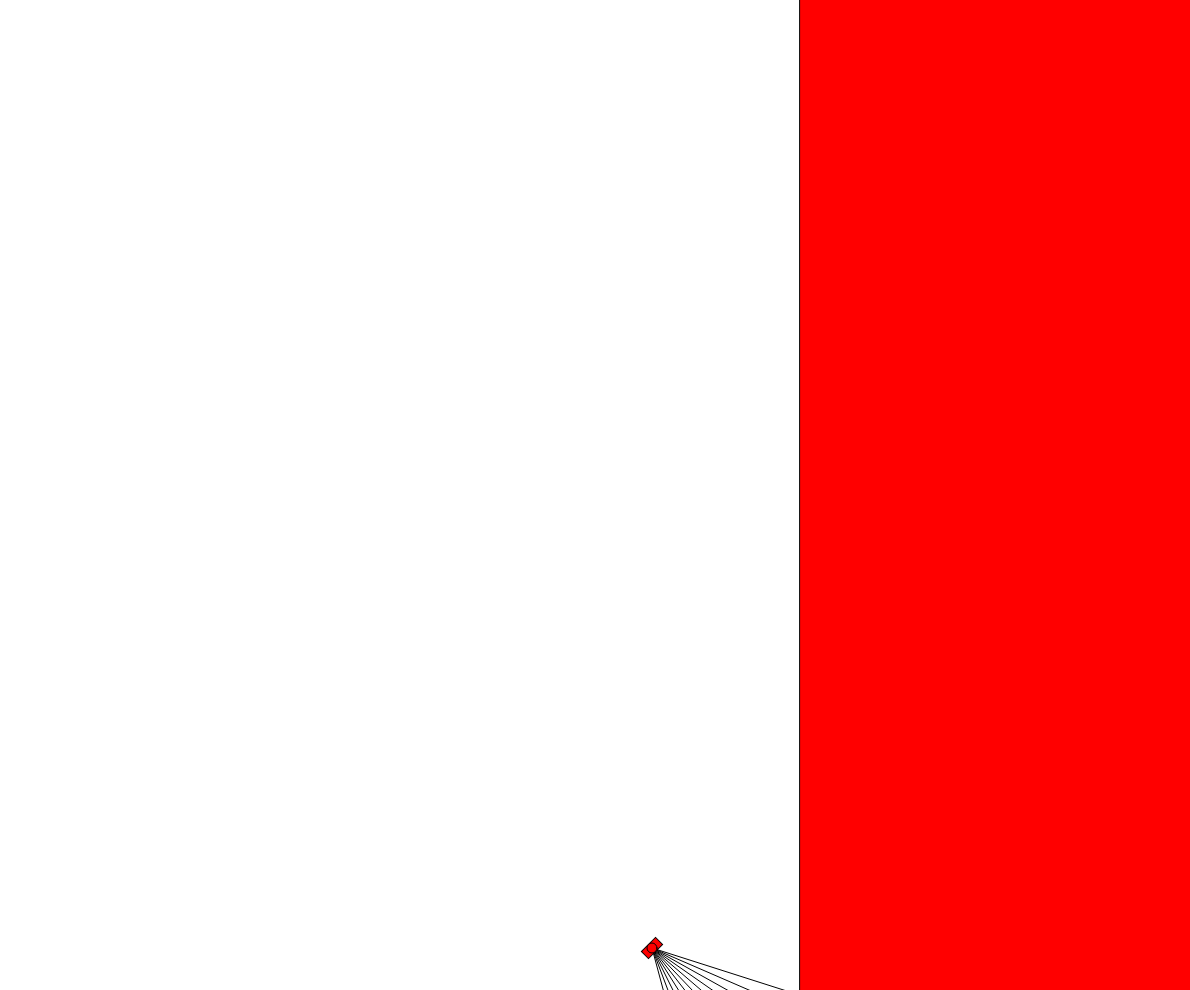
Frame 1 (no input)
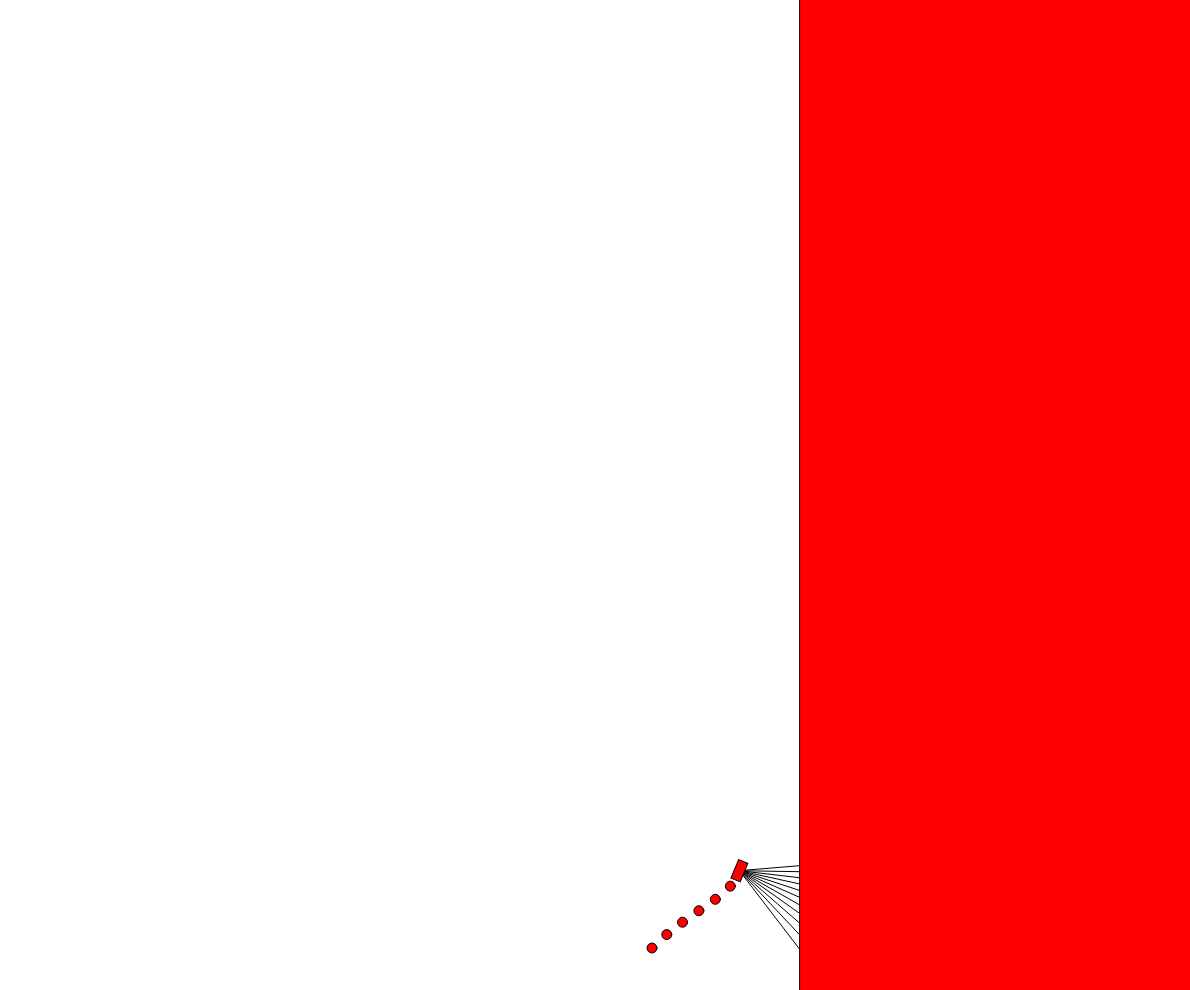
Frame 60 (no input)
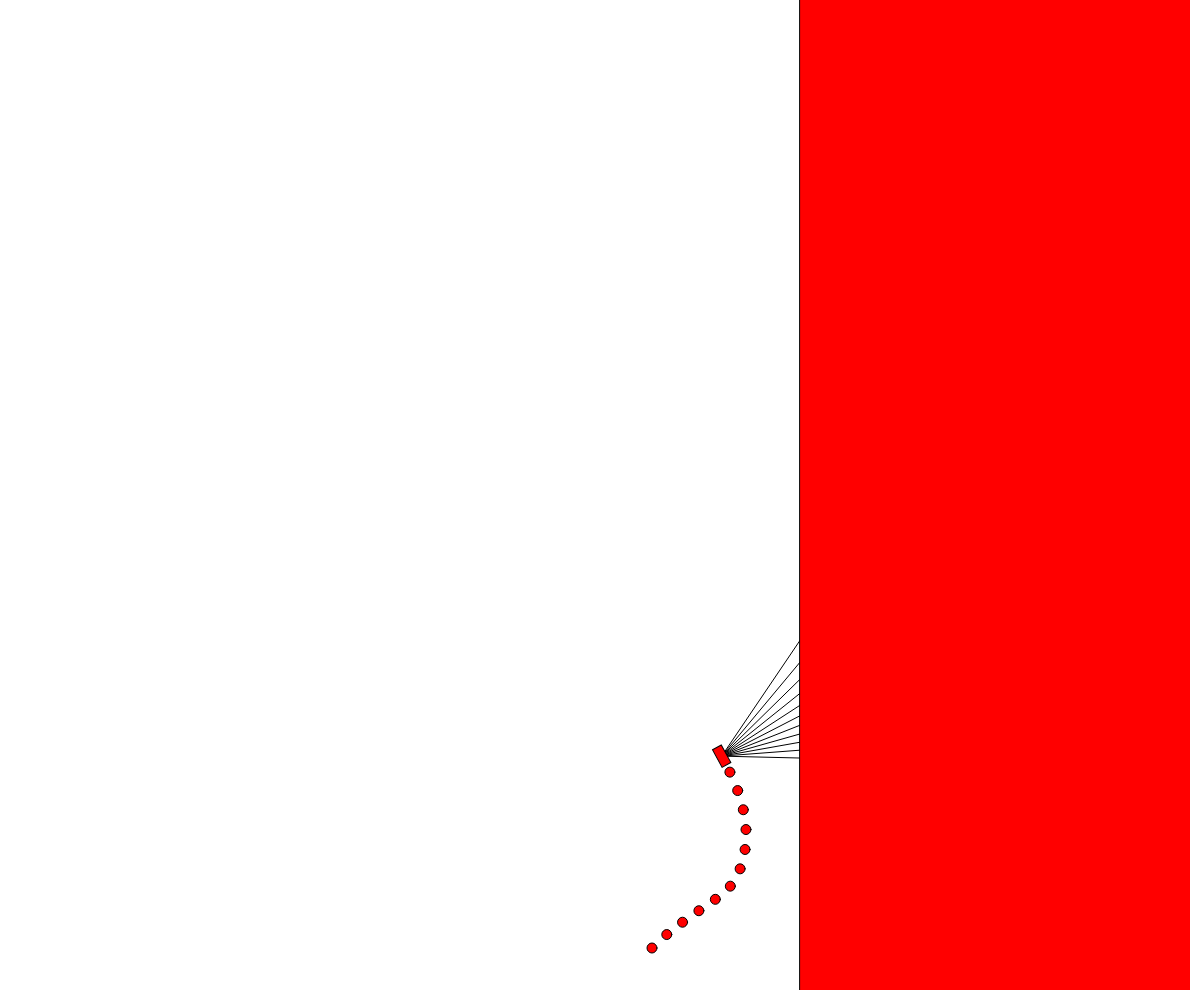
Frame 120 (the mouse pressed at the canvas centre since frame 60)

The p5.js sketch that drew these frames (run headless with seeded random() and noise() and a simulated clock; from frame 60 on, the mouse is pressed at the canvas centre):

// p5.js sketch
// ── sketch.js
var racer;
var objects = []
var time;
var positions =[];
function setup() {
  // put setup code here
 createCanvas(windowWidth-10,windowHeight-10);
 racer = new Rocket();
 time = 0;
 objects.push(new block([[windowWidth*2/3,-1000],[windowWidth,1000]]))
}

function mousePressed()
{
  startPoint = [mouseX,mouseY];
  noLoop();
}
function mouseReleased()
{
  endPoint = [mouseX,mouseY];

  objects.push(new block([startPoint,endPoint]) )
  loop();
}


function draw() {



 
  background("white")
  racer.update();
  racer.display();
  if(time%10 == 0){
  positions.push([racer.pos.x,racer.pos.y])}
  for (var i = objects.length - 1; i >= 0; i--) {

    objects[i].update()
    objects[i].display()
    
  }
 
  for (var i = positions.length - 1; i >= 0; i--) {
    fill("red")
    ellipse(positions[i][0],positions[i][1],10,10)
  }
  time++;
  
  
}




function Rocket()
{
  this.pos = createVector(windowWidth/2+50,windowHeight-50);
  this.vel = createVector(2,-2);
  this.acc = createVector(0,0);
  this.color = "red"
  this.time = 0
  this.pError = 0;
  this.kP = -1/4000;
  this.kD = -1/9000
  this.kI = -1/300000;



  this.bang = function()
  {
      d = this.avgDist();
      console.log(d)
      velH = this.vel.heading()
      if(d<200)
      {
        this.acc = createVector(cos(velH-PI/2)/1000,sin(velH-PI/2)/1000)
      }
      if(d> 200)
      {
        //this.vel.rotate(PI/1000)
        this.acc = createVector(cos(velH+PI/2)/1000,sin(velH+PI/2)/1000)
      }
  }
  this.PID = function()
  {
      d = this.avgDist();
      error = 200-d;
      

      velH = this.vel.heading()

      angle = velH+PI/2
      P = error*this.kP
      I = this.kI/this.time*(error-this.pError)
      D = this.time*this.kD*(error-this.pError)

      this.acc = createVector(cos(angle),sin(angle)).mult( P+I+D)
      this.pError = error;
  }
  
  this.update = function() {
      this.time ++;
      this.vel.add(this.acc);
      this.pos.add(this.vel);
      this.acc.mult(0);
      this.vel.limit(2)


      //this.vel.add(createVector(cos(this.vel.heading()),sin(this.vel.heading())))

      
      if(this.pos.y<0)
      {
        this.pos.y = windowHeight-10
        //positions = []
      }
      
        this.PID()
      

      for (var j = objects.length - 1; j >= 0; j--) {
        if(this.pos.x > objects[j].points[0][0] && this.pos.x < objects[j].points[1][0] && 
          this.pos.y > objects[j].points[0][1] && this.pos.y < objects[j].points[1][1])
        {
         noLoop()
        
        }
        if(this.pos.x > objects[j].points[1][0] && this.pos.x < objects[j].points[0][0] && 
          this.pos.y > objects[j].points[1][1] && this.pos.y < objects[j].points[0][1])
        {
          noLoop()
        }
      }
      





      

           
  };

  this.avgDist = function(){
    sum = 0;
    count = 0;
    angle = PI/2+PI/6
    weight = .8
    while(angle>PI/2-PI/6 )
    {
      sum+=this.dist(angle)*weight
      count++
      angle-=.1
      if(angle>PI/2)
      {
        weight+=.05
      }
      else
      {
        weight-=.05
      }

    }
    return sum/count
  }

  
  

  this.dist = function(angle)
  {
    var dist = 0;
    var hit = false
    var curr = createVector(this.pos.x,this.pos.y);
    while(!hit && dist < 300)
    {
      
      for (var j = objects.length - 1; j >= 0; j--) {
        if(curr.x > objects[j].points[0][0] && curr.x < objects[j].points[1][0] && 
          curr.y > objects[j].points[0][1] && curr.y < objects[j].points[1][1])
        {
          hit = true;
       
        }

        if(curr.x > objects[j].points[1][0] && curr.x < objects[j].points[0][0] && 
          curr.y > objects[j].points[1][1] && curr.y < objects[j].points[0][1])
        {
          hit = true;
        }
      }
      curr.x = curr.x+cos(this.vel.heading()+angle)*.1
      curr.y = curr.y+sin(this.vel.heading()+angle)*.1
      dist += .1
    }

    return dist
  }
 

  this.display = function() {

    angle = PI/2+PI/6
    
    while(angle> PI/2-PI/6)
    {
    line(this.pos.x, this.pos.y, this.pos.x+cos(this.vel.heading()+angle)*300,this.pos.y+sin(this.vel.heading()+angle)*300)
    angle-=.1
    }
    push();
    fill(this.color);
    translate(this.pos.x,this.pos.y);
    rotate(this.vel.heading())
    rectMode(CENTER)
    rect(0,0,20,10)

    pop();
  };


}

function block([[a,b],[c,d]])
{
  this.points = [[a,b],[c,d]]
  this.pos = createVector(a,b);
  this.vel = createVector(0,0);
  this.acc = createVector(0,0);
  this.color = "red"

  this.update = function() {

      
      this.points[0][1] += this.vel.y;
      this.points[1 ][1] += this.vel.y;

      

      
      
                
  };

  this.display = function() {
    
    push();
    
    rectMode(CORNERS)
    fill(this.color);
    rect(this.points[0][0],this.points[0][1],this.points[1][0],this.points[1][1])
    pop();
  };



}
